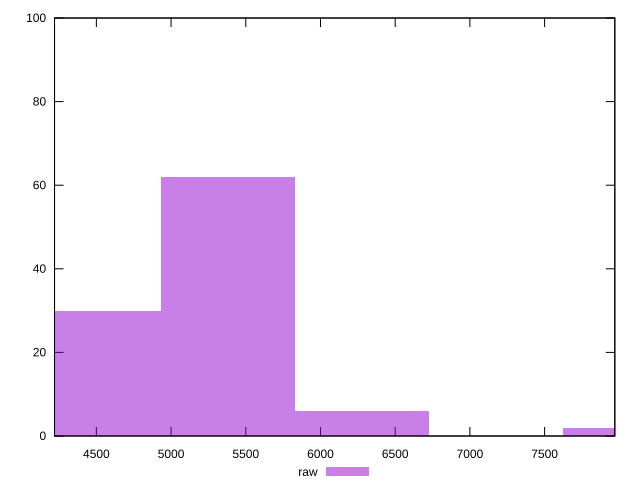

Write gnuplot code to recreate this figure.
reset

$raw <<EOF
6279.674126043782 6
5382.577822323242 62
8073.866733484862 2
4485.481518602702 30
EOF

set key outside below
set boxwidth 897.0963037205403
set xrange [4220:7970]
set yrange [0:100]
set trange [0:100]
set style fill transparent solid 0.5 noborder
set terminal svg size 640, 490 enhanced background rgb 'white'
set output "report_00009_2021-02-08T22-37-41.559Z/uses-http2/samples/pages/raw/histogram.svg"

plot $raw title "raw" with boxes

reset
